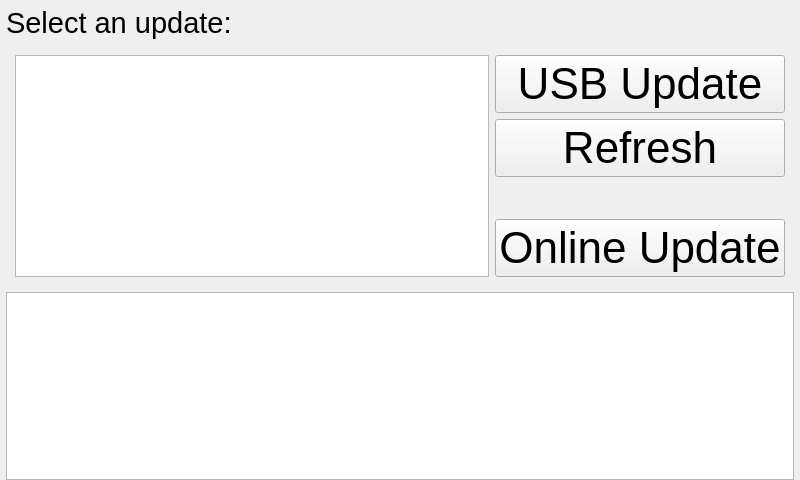
<?xml version="1.0" encoding="UTF-8"?>
<ui version="4.0">
 <class>WombatUpdateWidget</class>
 <widget class="QWidget" name="WombatUpdateWidget">
  <property name="geometry">
   <rect>
    <x>0</x>
    <y>0</y>
    <width>800</width>
    <height>480</height>
   </rect>
  </property>
  <property name="windowTitle">
   <string>Update</string>
  </property>
  <layout class="QVBoxLayout" name="verticalLayout">
   <property name="leftMargin">
    <number>6</number>
   </property>
   <property name="topMargin">
    <number>6</number>
   </property>
   <property name="rightMargin">
    <number>6</number>
   </property>
   <property name="bottomMargin">
    <number>0</number>
   </property>
   <item>
    <widget class="QLabel" name="statusLabel">
     <property name="font">
      <font>
       <pointsize>22</pointsize>
      </font>
     </property>
     <property name="text">
      <string>Select an update:</string>
     </property>
    </widget>
   </item>
   <item>
    <widget class="QWidget" name="selectionWidget" native="true">
     <layout class="QHBoxLayout" name="horizontalLayout">
      <item>
       <widget class="QListWidget" name="updateList">
        <property name="font">
         <font>
          <pointsize>22</pointsize>
         </font>
        </property>
       </widget>
      </item>
      <item>
       <layout class="QVBoxLayout" name="verticalLayout_2">
        <item>
         <widget class="QPushButton" name="update">
          <property name="minimumSize">
           <size>
            <width>280</width>
            <height>0</height>
           </size>
          </property>
          <property name="font">
           <font>
            <pointsize>33</pointsize>
           </font>
          </property>
          <property name="text">
           <string>USB Update</string>
          </property>
          <property name="icon">
           <iconset>
            <normaloff>:/icons/fontawesome/solid/icons/fontawesome/solid/cloud-download-alt.svg</normaloff>:/icons/fontawesome/solid/icons/fontawesome/solid/cloud-download-alt.svg</iconset>
          </property>
          <property name="iconSize">
           <size>
            <width>30</width>
            <height>30</height>
           </size>
          </property>
         </widget>
        </item>
        <item>
         <widget class="QPushButton" name="refresh">
          <property name="font">
           <font>
            <pointsize>33</pointsize>
           </font>
          </property>
          <property name="text">
           <string>Refresh</string>
          </property>
          <property name="icon">
           <iconset>
            <normaloff>:/icons/fontawesome/solid/icons/fontawesome/solid/sync-alt.svg</normaloff>:/icons/fontawesome/solid/icons/fontawesome/solid/sync-alt.svg</iconset>
          </property>
          <property name="iconSize">
           <size>
            <width>30</width>
            <height>30</height>
           </size>
          </property>
         </widget>
        </item>
        <item>
         <spacer name="verticalSpacer">
          <property name="orientation">
           <enum>Qt::Vertical</enum>
          </property>
          <property name="sizeHint" stdset="0">
           <size>
            <width>20</width>
            <height>40</height>
           </size>
          </property>
         </spacer>
        </item>
        <item>
         <widget class="QPushButton" name="ethernet">
          <property name="font">
           <font>
            <pointsize>33</pointsize>
           </font>
          </property>
          <property name="text">
           <string>Online Update</string>
          </property>
         </widget>
        </item>
       </layout>
      </item>
     </layout>
    </widget>
   </item>
   <item>
    <widget class="ConsoleWidget" name="updateConsole">
     <property name="font">
      <font>
       <family>Courier New</family>
       <pointsize>22</pointsize>
       <italic>true</italic>
      </font>
     </property>
     <property name="undoRedoEnabled">
      <bool>false</bool>
     </property>
     <property name="readOnly">
      <bool>true</bool>
     </property>
     <property name="acceptRichText">
      <bool>false</bool>
     </property>
    </widget>
   </item>
  </layout>
 </widget>
 <customwidgets>
  <customwidget>
   <class>ConsoleWidget</class>
   <extends>QTextEdit</extends>
   <header>ConsoleWidget.h</header>
  </customwidget>
 </customwidgets>
 <resources>
  <include location="../rc/icons.qrc"/>
 </resources>
 <connections/>
</ui>
